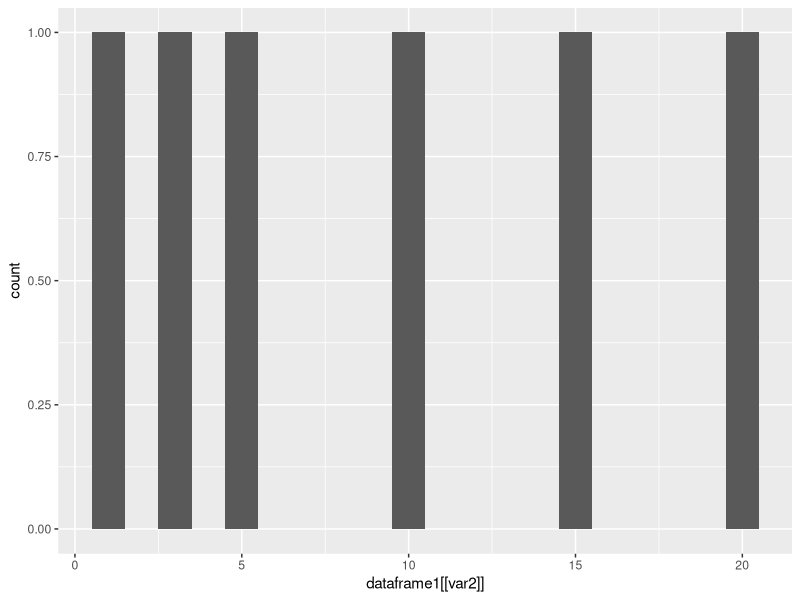

The R source for this figure:
library(ggplot2)

#Nombre d’accidents en fonction des conditions atmosphériques
#Nombre d’accidents en fonction de la description de la surface
#Nombre d’accidents selon la gravite

graphique_bar <- function(var1, var2) {
    deux_colonnes <- dataframe1[, c(var1, var2)]
    bar_plot <- ggplot(deux_colonnes, aes(x = dataframe1[[var1]], y = dataframe1[[var2]])) + # nolint: line_length_linter.
        geom_bar(stat = "identity", fill = "#2e6694") +
        labs(x = var1, y = var2, title = paste("Nombre d'accidents en fonction de", var2)) + # nolint: line_length_linter.
        theme_minimal() +
        theme(
            axis.title.x = element_text(size = 25, face = "bold"),
            axis.title.y = element_text(size = 25, face = "bold"),
            panel.grid.major = element_line(colour = "dodgerblue", size = 0.5, linetype = "dotdash"), # nolint: line_length_linter.
            axis.text = element_text(size = 25, face = "bold"),
            plot.title = element_text(colour = "red", face = "bold", size = 25, hjust = 0.5), # nolint: line_length_linter.
    )
    print(bar_plot)
}

graphique_camenbert <- function(var1, var2) {
    deux_colonnes <- dataframe1[, c(var1, var2)]
    pie <- ggplot(deux_colonnes, aes(x = "", y = dataframe1[[var2]]), fill = dataframe1[[var1]]) + # nolint: line_length_linter.
        geom_bar(width = 1, stat = "identity") + scale_fill_brewer()
    print(pie)
}

#Nombre d’accidents par ville
graphique_carte <- function(var1, var2) {
    ggplot()
}

#Nombre d’accidents par tranches d’heure
graphique_nuage_points <- function(var1, var2) {
    plot()
}

#Quantité d’accidents en fonction des tranches d’âges
#Moyenne mensuelle des accidents

histogramme <- function(var1, var2) {
     deux_colonnes <- dataframe1[, c(var1, var2)]
    hist <- ggplot(deux_colonnes, aes(x = dataframe1[[var2]])) + # nolint: line_length_linter.
        geom_histogram(binwidth=1)
    print(hist)
}


categorie <- c("A", "B", "C", "D", "C", "A")
valeur1 <- c(10, 20, 15, 5, 3, 1)
valeur2 <- c(5, 15, 10, 20)

dataframe1 <- data.frame(categorie = categorie, taille = valeur1)

#graphique_bar("categorie", "taille")
histogramme("categorie", "taille")
